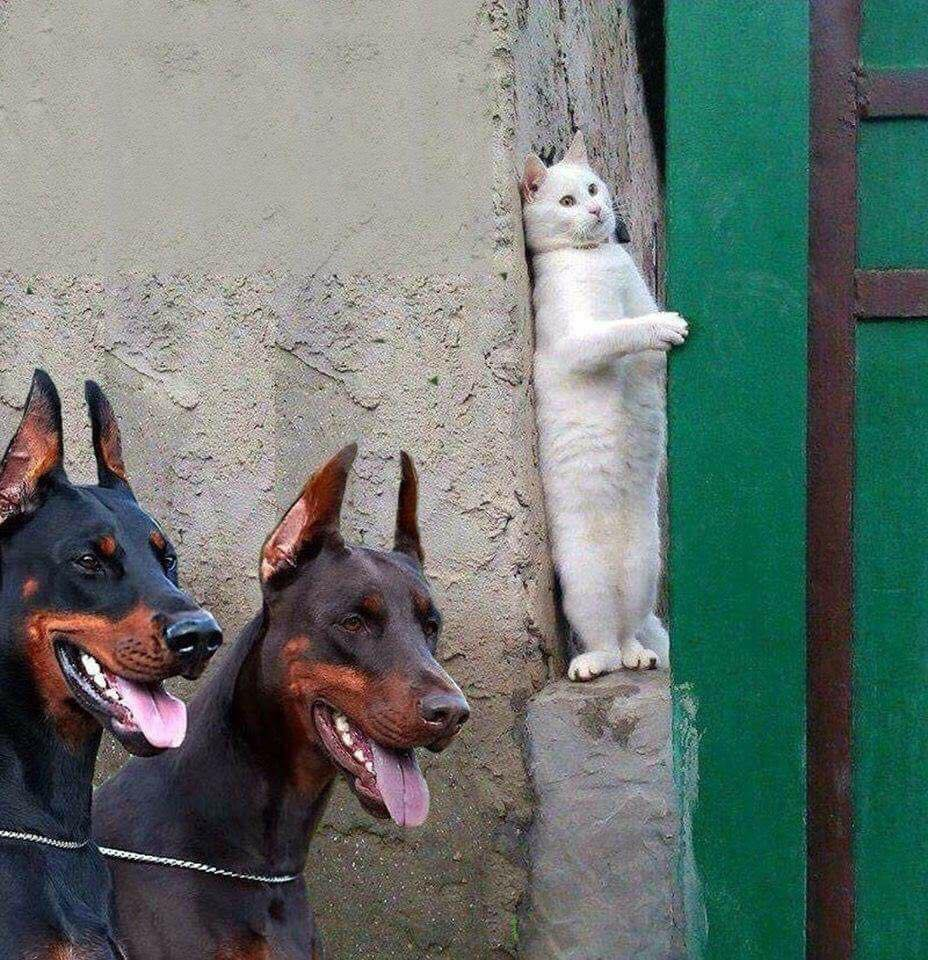
#> input picture homeworks/home01/pretty_cat.jpeg, 928 x 960 px
$ jupyter execute home01.ipynb   (shell and % lines are left out)   (older library calls are emulated)
#> lines starting #> are read from the running program, lines starting #| are printed output that depends on the picture
## Задание 1

Напишите на Python реализацию как минимум одного алгоритма на выбор:
- любая на выбор цветовая обработка,
- перевод в другое цветовое пространство
- фильтрация.

Изображение выберите самостоятельно.

[cell 1]
import imageio.v3 as imageio
import matplotlib.pyplot as plt
import numpy as np

### Загрузка файла

[cell 2]
img = imageio.imread('pretty_cat.jpeg')
#> img is the input picture: shape (960, 928, 3); mean R, G, B 103.6, 116.4, 111.2
img = img.astype(np.float32) / 255.
print(img.shape)
#| (960, 928, 3)

[cell 3]
plt.figure(figsize=(8, 8))
plt.imshow(img)

### Цветовая обработка: преобразование из цветного RGB в GRAYSCALE

> Реализация на чистом Python и списках. Оставлено только чтение исходного файла

[cell 4]
def arr_init(m, n):
    return [[0] * n for i in range(m)]


def rgb2grey(image):
    m = image.shape[0]
#> m = 960
    n = image.shape[1]
#> n = 928
    image_g = arr_init(n, m)
    for j in range(0, m):
        for i in range(0, n):
            image_g[i][j] = (image[j, i, 0] + image[j, i, 1] + image[j, i, 2]) / 3
#> after the loop, image_g = 928 items
    return splash(image_g)


def splash(image):
    m = len(image)
#> m = 928
    n = len(image[0])
#> n = 960
    image_new = arr_init(n, m)
#> image_new = 960 items
    for i in range(m):
        for j in range(n):
            image_new[j][i] = image[i][j]
    return image_new

[cell 5]
img_grey = rgb2grey(img)
#> img_grey = 960 items

[cell 6]
plt.figure(figsize=(8, 8))
plt.imshow(img_grey, cmap='gray')
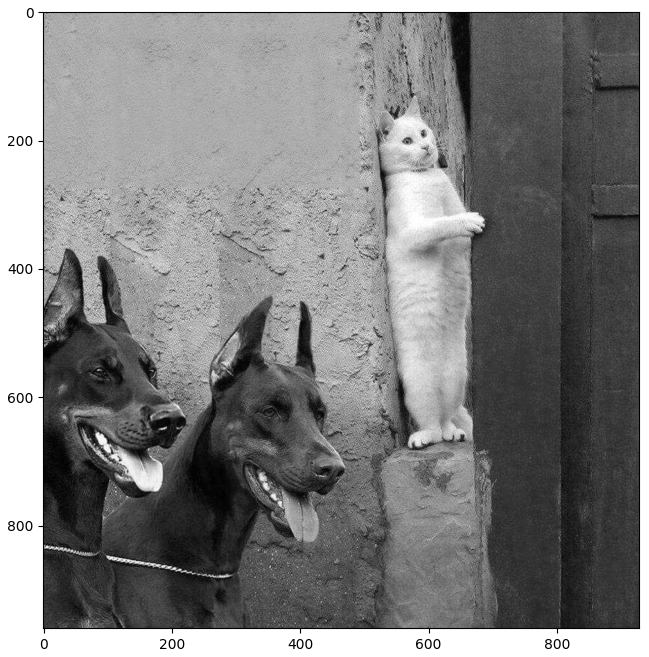
#> figure drawn by matplotlib, 1 panel

### Проверка преобразований

[cell 7]
from skimage.color import rgb2hsv, hsv2rgb

[cell 8]
img_hsv = rgb2hsv(img)
#> img_hsv: shape (960, 928, 3) float32; mean of channels 0, 1, 2 0.395, 0.318, 0.487
img_hsv_new = np.copy(img_hsv)
img_hsv_new[:, :, 1] /= 3
#> img_hsv_new: shape (960, 928, 3) float32; mean of channels 0, 1, 2 0.395, 0.106, 0.487
img_new = hsv2rgb(img_hsv_new)
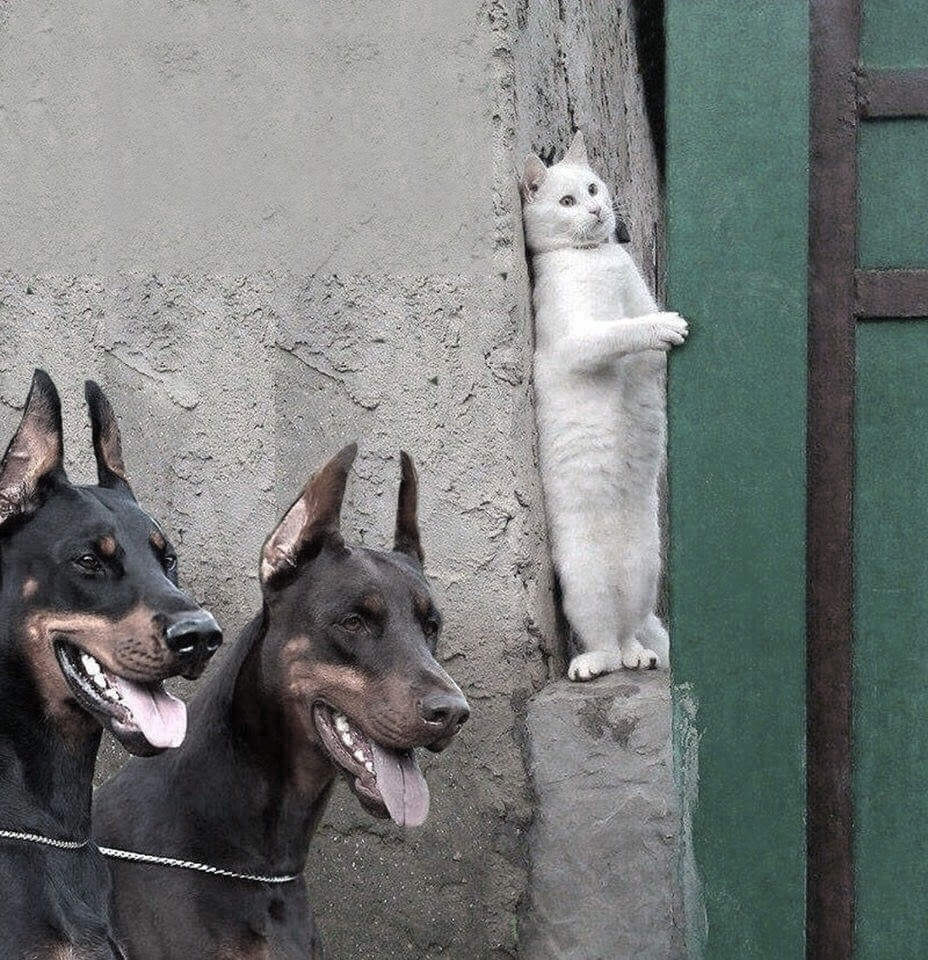
#> img_new: shape (960, 928, 3) float32; mean R, G, B 0.46, 0.477, 0.47

$ run again, with homeworks/home01/cat-color.png saved as homeworks/home01/pretty_cat.jpeg
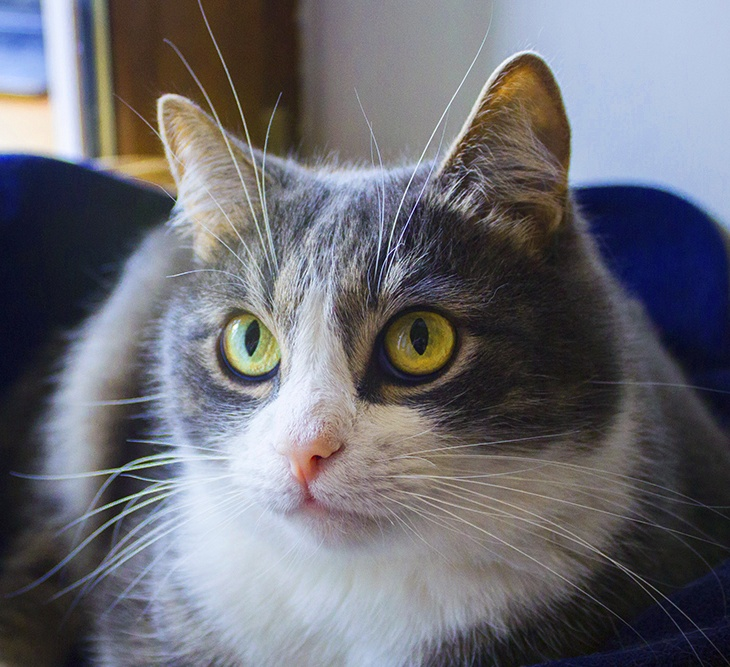
#> input picture homeworks/home01/cat-color.png, 730 x 667 px
#> img is the input picture: shape (667, 730, 3); mean R, G, B 107.7, 107.6, 114.6
#| (667, 730, 3)
#> after the loop in rgb2grey, `for j in range(0, m):`: image_g = 730 items
#> in splash, `m = len(image)`: m = 730
#> in splash, `n = len(image[0])`: n = 667
#> image_new = 667 items
#> `[cell 6] plt.figure(figsize=(8, 8)) plt.imshow(img_grey, cmap='gray')`:
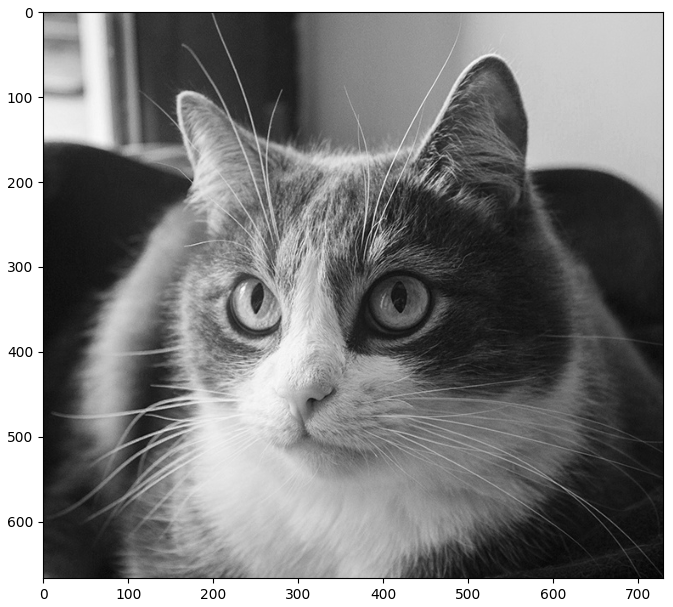
#> figure drawn by matplotlib, 1 panel
#> img_hsv: shape (667, 730, 3) float32; mean of channels 0, 1, 2 0.474, 0.233, 0.482
#> img_hsv_new: shape (667, 730, 3) float32; mean of channels 0, 1, 2 0.474, 0.0775, 0.482
#> `img_new = hsv2rgb(img_hsv_new)`:
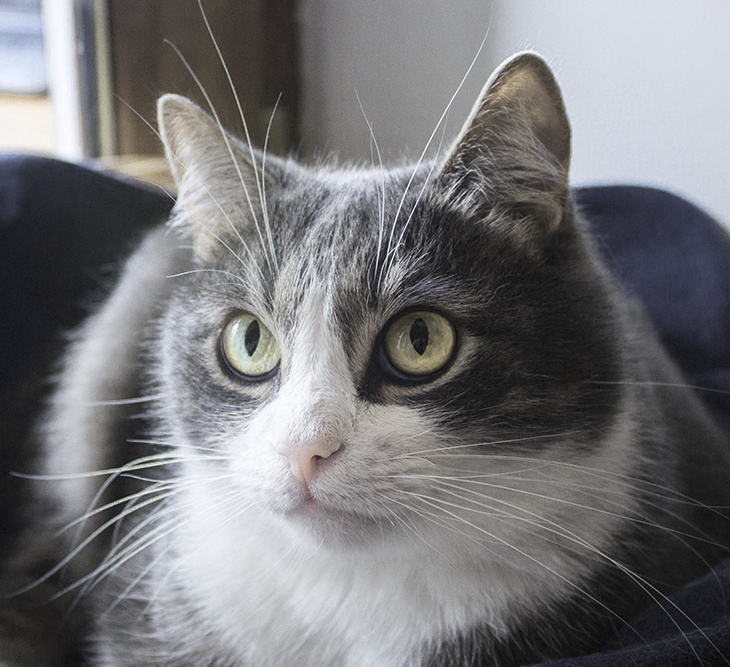
#> img_new: shape (667, 730, 3) float32; mean R, G, B 0.462, 0.462, 0.471
